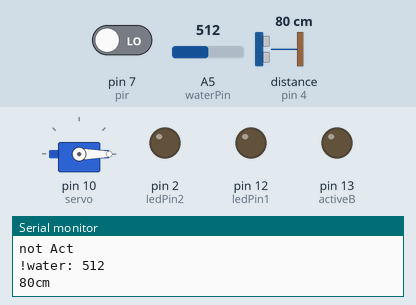
A sketch run on a simulated Arduino Uno, built with avr-gcc and run on an emulated ATmega328P. Parts: servo, output pins drawn as LEDs (lit = HIGH), the last lines printed to the serial monitor. Inputs (shaded band) come from the test bench; at power-on: distance to the obstacle (sensor on pin 4) 80 cm, pin 7 (pir) LOW, A5 (waterPin) = 512. The echo pulse lasts 58.3 µs per cm.

Above: at 1.2 s.
1.3 s: distance to the obstacle (sensor on pin 4) set to 11 cm
2.8 s: distance to the obstacle (sensor on pin 4) set to 8 cm
At 4.6 s:
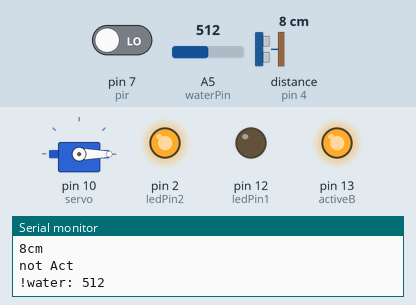
5.8 s: pin 7 (pir) driven HIGH
At 6.6 s:
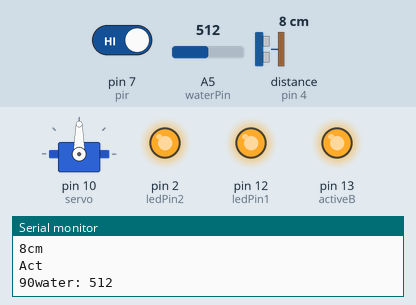
8.8 s: A5 (waterPin) set to 489
At 9.5 s:
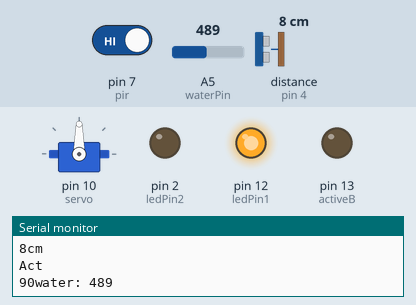
10.3 s: A5 (waterPin) set to 510
At 11.0 s:
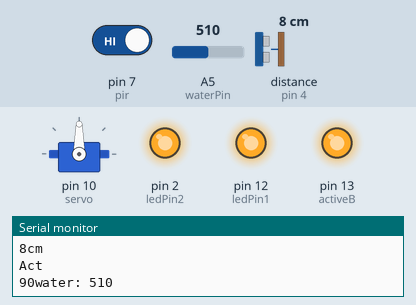
13.3 s: distance to the obstacle (sensor on pin 4) set to 18 cm
At 14.1 s:
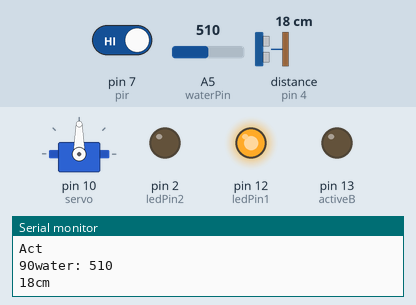
Timing chart, 0 to 15.8 s (numbered marks = the images above; inputs shaded):
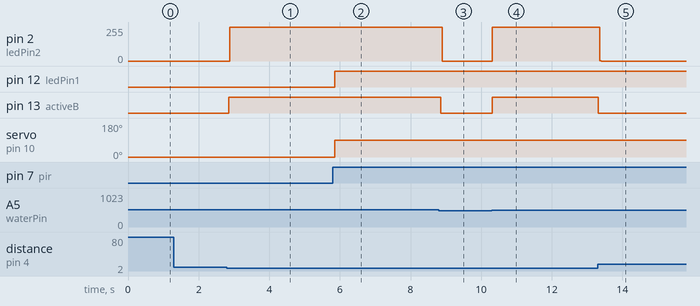

The sketch:

6.ino
```cpp
#include <Servo.h>

/*
 * Concept: Remote control Fishing Lod with arduino
 *
 * used: 3 sensors(Water level, PIR, Ultrasonic), 1 servo motor, 1 active buzzer
 *
 * roles
 *  - Servo motor: fising lod's wheel
 *  - PIR: remocon for the lod
 *  - Ultrasonic sensor: detect fish's location
 *  - water level: detecht the niddle's location
 *  - active buzzer: detect whether the user get the fish or not
 *
 *  :users control fishing lod with PIR sensor
 *  if fish is there and the niddle get to the water deep enough,
 *  the active buzzer would let you know you are successfull!
 */


int ledPin1 = 12; //LED to check PIR input
int ledPin2 = 2; //LED to check water sensor

int pir = 7; // PIR sensor(인체감지센서)
int waterPin = A5; //water sensor (수위센서)
int servo = 10; //servo motor
int trigPin = 2; //Ultrasonic sensor (초음파센서) _trigger
int echoPin = 4; //Ultrasonic sensor (초음파센서) _trigger
int activeB = 13; //active buzzer (능동부저)

int angle = 0; //angle of servo motor = angle for fising lod
int val = 0; //water level
//long distance; //distance by ultrasonic
//int water;

Servo myservo;

void setup(){
  myservo.attach(servo);
  myservo.write(0);

  Serial.begin(9600);
  pinMode(ledPin1, OUTPUT);
  pinMode(ledPin2, OUTPUT);
  pinMode(trigPin, OUTPUT);
  pinMode(echoPin, INPUT);
  pinMode(pir, INPUT);
  pinMode(activeB, OUTPUT);

}

void loop(){
  val = digitalRead(pir);

  digitalWrite(trigPin, LOW);
  delayMicroseconds(2);
  digitalWrite(trigPin, HIGH);
  delayMicroseconds(10);
  digitalWrite(trigPin, LOW);

  long timeDistance = pulseIn(echoPin, HIGH);
  long distance = (timeDistance/2) / 29.1;

  Serial.print(distance);
  Serial.println("cm");

  if(val == 1){
    Serial.println("Act");

    digitalWrite(ledPin1, HIGH);

    angle = 90;
    myservo.write(angle);
  Serial.print(angle);
  }


  else {
    Serial.println("not Act");
    Serial.print("!");
    digitalWrite(ledPin1, LOW);

    angle = 0;
    myservo.write(angle);
  }

  int water = analogRead(waterPin);
  Serial.print("water: ");
  Serial.println(water);


//    delay(1000);


  if (water > 500){
    digitalWrite(ledPin2, HIGH);
    if (distance < 10){
      digitalWrite(activeB, HIGH);
      delay(1000);
      digitalWrite(activeB,LOW);
    }
    else {
      digitalWrite(activeB,LOW);
    }
  }
  else {
    digitalWrite(ledPin2, LOW);
  }

}
```

Measured:
- the behaviour switches between 10 and 9 cm on distance to the obstacle (sensor on pin 4) (found by bisection; images 0 and 1)
- the behaviour switches between 501 and 500 on A5 (waterPin) (found by bisection; images 2 and 3)
- after the input at 2.8 s, pin 2 (ledPin2): 0/255 → 255/255 after 0.09 s; pin 13 (activeB): LOW → HIGH after 0.05 s
- after the input at 5.8 s, pin 12 (ledPin1): LOW → HIGH after 0.05 s; servo on pin 10 (servo): 0° → 90° after 0.05 s
- after the input at 8.8 s, pin 2 (ledPin2): 255/255 → 0/255 after 0.10 s; pin 13 (activeB): HIGH → LOW after 0.06 s
- after the input at 10.3 s, pin 2 (ledPin2): 0/255 → 255/255 at once; pin 13 (activeB): LOW → HIGH at once
- after the input at 13.3 s, pin 2 (ledPin2): 255/255 → 0/255 after 0.06 s; pin 13 (activeB): HIGH → LOW at once
